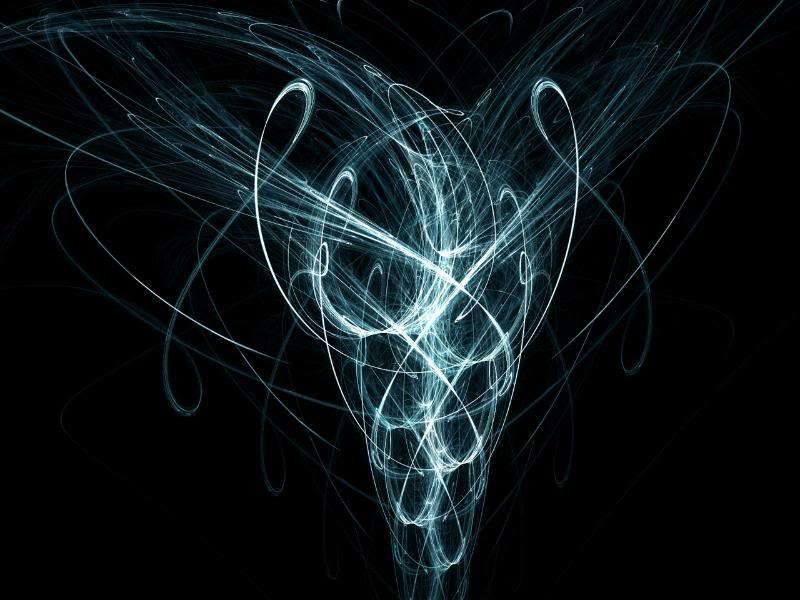
#> input picture ImageStuff/imagelib/aether.jpg, 800 x 600 px, given in place of cloud.jpg, which was not available
$ python imagegen.py
#> lines starting #> are read from the running program, lines starting #| are printed output that depends on the picture; pictures that were not available may be replaced by others from this repository, and a replacement may not be noted
"""
This code starts creating the images for the cards.

Step 1. create edit an image based on a word.

idea: blend the images,
turn them into lists of tupples,
 loop through tuples replace them with 255,255,255 if origional image is that
 turn list of tuples back into an image.
make image into 16:9 ratio
9l/16 = x
 """
import random
import math
import colorsys
from PIL import Image


dict_special_children = {"frozen": "whole Image", "hellhound":"needs to be added onto top and right","titan":"needs to have black background replaced","black": "needs to have a stronger blend", "demon":"needs to be cropped from bottom and right", "siren": "needs to be cropped only from bottom"}
b = "both"
x = "x"
y = "y"

dict_paded = {"spell1":(1,b), "angel":(0,b), "bear":(0,b), "cat":(0,b),"giant":(0,x), "griffin":(0,b), "person": (0,x), "golem":(0,x),
              "shaman":(0,x),"prophet":(0,x),"succubis":(0,x), "hydra":(0,x), "basilisk":(0,x), "satyr":(0,x),"minotaur":(0,x), "fish": (0,y),
              "wolf":(0,x), "ooze":(0,x), "protector":(0,x),"goblin":(0,x), "destroyer": (0,y),"ape":(0,x),"roc":(0,x), "beast":(0,x),"colossus":(0,x),"dwarf":(0,x),"sphinx":(0,x),
              "ravager":(0,x),"rogue":(0,x),"knight":(0,x),"tiger":(0,x),"unicorn":(0,x),"eater":(0,x),
              "king":(0,x),"gremlin":(0,x),"orc":(0,x),"fungus":(0,x),"god":(0,x),"leviathan":(0,x),
              "cleric":(0,x),"sprite":(0,x), "vagabond":(0,x), "reaper":(0,x),"eagle":(0,y),"sheild":(0,x)}

#1 = black
#0 = white
blend_back = ["griffin","shaman","prophet","hydra","basilisk","satyr", "minotaur",
              "fish", "ooze","protector","ape","beast","colossus","dwarf","sphinx",
              "ravager","rogue","king","god","cleric","sprite","vagabond","demon","acid"]

problem_children = []

blend_whole = ["frozen"]

noun_list= ["sofa","cat","mage","horror","bear","warrior", "soldier","shade",
            "angel","demon","elf","elemental","phoenix","hero","wizard",
            "dragon","fairy","hellkite","horse","leech","troll","giant","griffen"
            "person","golem","shaman","prophet", "siren",
            "succubis", "hydra","basilisk", "satyr", "minotaur", "fish","gargoyle", "wolf", "ooze", "protector",
            "goblin", "destroyer","ape","roc","beast","colossus", "titan","dwarf","sphinx",
            "ravager","hellhound", "rogue","knight","tiger","unicorn","eater","king","gremlin"
            ,"orc","fungus","god","leviathan","cleric","vagabond","reaper","eagle"
            ]

name_list = ["fire", "slash", "ice", "sword", "destruction",
             "absolute", "death", "black", "abyssal", "growth", "charm",
             "cloud", "rain", "flame", "flare", "horror",
             "aegis", "honor", "mystic", "barrier", "burst", "aether",
             "meltdown", "rift", "shockwave", "lightning", "thunder",
             "hell", "storm", "ancient", "agility", "warp",
             "nature", "damaged", "wrath", "sun",
             "shadow", "light", "dark", "destiny", "ruin", "soul",
             "broke", "frozen", "earth","smite","edge","shield", "acid", "charge","shock", "tide","renegade","aim",
             "vengeance", "sudden", "frozen", "absolute","acid","charge","destiny", "frozen",
             "honor", "mystic", "slash", "wrath"]

special_adj = [ "scornful", "vengeful", "colossal",  "minor", "major"]

hi = ["virtuous",  "earth","forgotten","frozen","fungal","black","ancient","ice","fire","crafty","white","unholy","dark","deadly","wandering","red","flushed","brutal",]

overlay = ["unholy","deadly","wandering"]
#wadering has a watermark so be careful


name_blend_ratios_special= {"aegis": 0.25,"black":0.75}
special = ["siren","hellhound"]

# [81 lines left out: function fix_image, not called in this run]


def genimage_dudes(adj, adj2= 'NONE', noun= "sofa",adj_s = 'NONE'):
    """adj are the adjictives from noun_name in randGen
    adj_s are the adjictives in ajictive list"""
#> called with adj = 'cloud', adj2 = 'charm', noun = 'acid', adj_s = 'NONE'
    #try:
    blendy = (0.4,0.25)
    noun_name  ="ImageStuff/imagelib/"+ noun.lower() + ".jpg"
    adj_name ="ImageStuff/imagelib/"+adj.lower() + ".jpg"
    adj1_i =  Image.open(adj_name)
#> adj1_i is the input picture: PIL image 800x600 RGB; mean R, G, B 13.4, 21.8, 24.3
    noun_image = Image.open(noun_name)
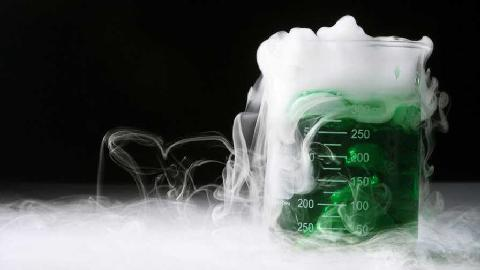
#> input picture ImageStuff/imagelib/acid.jpg, 480 x 270 px, found by its file name
#> noun_image is the input picture: PIL image 480x270 RGB; mean R, G, B 88, 94.2, 90.3
    nam_3 = ""
    if noun_image.size != (480,270):
        noun_image = fix_image(noun_name,noun)
    if adj1_i.size != (480,270):
        adj1_i = adj1_i.resize((480,270))
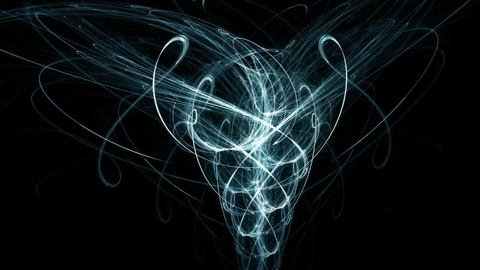
#> adj1_i: PIL image 480x270 RGB; mean R, G, B 13.5, 21.8, 24.3
        adj1_i.save(adj_name)
    if adj2 != 'NONE':
        adj2_name ="imagelib/"+adj2 + ".jpg"
        adj2_i= Image.open(adj2_name)
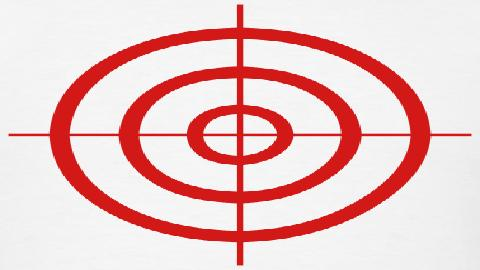
#> input picture ImageStuff/imagelib/aim.jpg, 480 x 270 px, given in place of charm.jpg, which was not available
#> adj2_i is the input picture: PIL image 480x270 RGB; mean R, G, B 235.9, 200.4, 200.2
        if adj2_i.size != (480,270):
            adj2_i = adj2_i.resize((480,270))
            adj2_i.save(adj2_name)
        effect_image =  Image.blend(adj1_i,adj2_i, blendy[0])
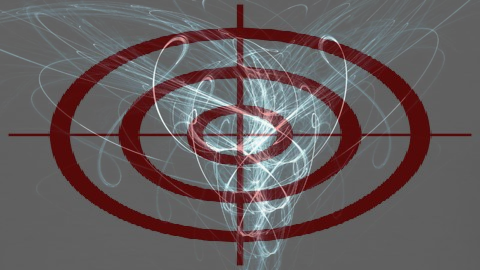
#> effect_image: PIL image 480x270 RGB; mean R, G, B 102.1, 92.9, 94.3
        nam2 = adj2
    else:
        effect_image = adj1_i
        nam2 = ""
    if noun_name in blend_back or noun_name == "acid":
        blendy = (blendy[0],0.99)
    noun_image = noun_image.convert('RGBA')
#> noun_image: PIL image 480x270 RGBA
    effect_image = effect_image.convert('RGBA')
#> effect_image: PIL image 480x270 RGBA
    final =Image.blend(noun_image,effect_image,blendy[1])
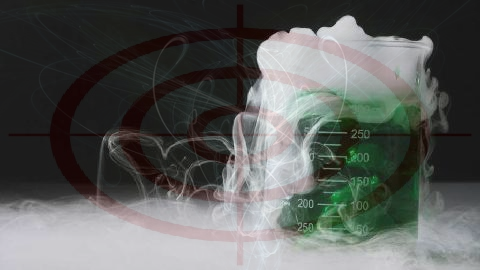
#> final: PIL image 480x270 RGBA; mean R, G, B, A 91.2, 93.5, 90.9, 255
    pix = final.load()
    size = (480,270)
    if noun_name in blend_back:
        for i in range(size[0]):
            for j in range(size[1]):
                origional = noun_image.getpixel((i,j))
                if origional != (255,255,255):
                    pix[i,j]= (origional)
    elif noun_name == "titan" :
        for i in range(size[0]):
            for j in range(size[1]):
                origional = noun_image.getpixel((i,j))
                if origional == (0,0,0):
                    pix[i,j]= (0,0,0)

    else:
        for i in range(size[0]):
            for j in range(size[1]):
                origional = noun_image.getpixel((i,j))
                if origional == (255,255,255):
                    pix[i,j]= (255,255,255)
    if adj_s != 'NONE':
        if adj_s in overlay:
            nam_3 = adj_s
            adj_s_i = Image.open("imagelib/"+nam_3)
            #if adj_s == "ancient":
            final = Image.blend(final,adj_s)
            # [5 lines of commented-out code are left out]

    final.save("ImageStuff/finimages/"+noun+adj+nam2+".jpg")
        # [4 lines of commented-out code are left out]


def genimage_does():
    """ This does spell Generation"""
    pass


def wipe_folder():
    """ this wipes the folder of all images.  """
    pass

if __name__ == '__main__':
    genimage_dudes("cloud",noun = "acid", adj2 = "charm")
